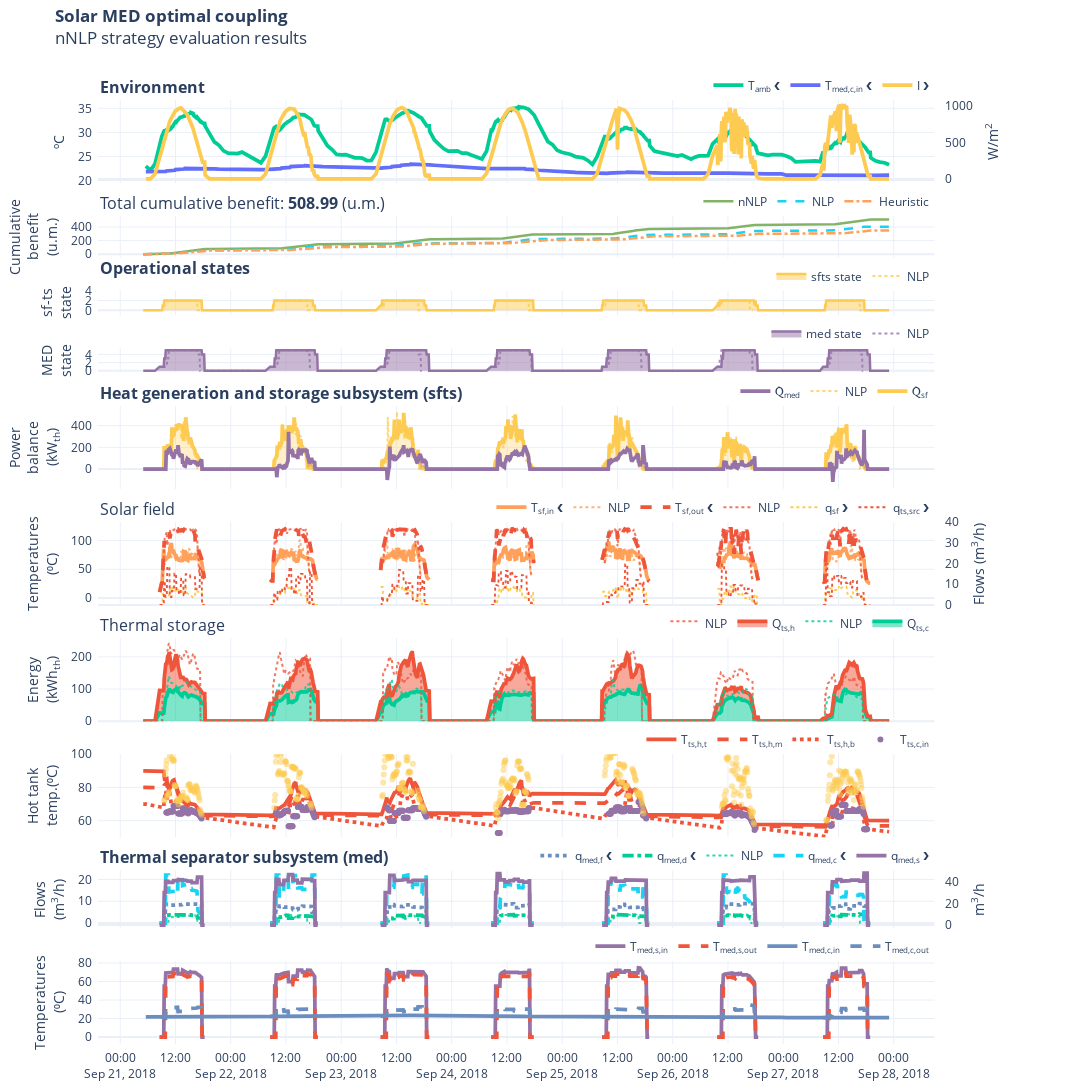

Notebook source saved alongside this figure:
### Code cell
# Visualize simulation results

from phd_visualizations.test_timeseries import experimental_results_plot
import hjson
from solarmed_optimization.utils import condition_result_dataframe
import copy

vars_config = hjson.load((data_path / "variables_config.hjson").open("r"))
plot_config = hjson.load((data_path / "plot_config_simplified.hjson").open("r"))

sim_dfs_viz = copy.deepcopy(sim_dfs)
sim_dfs_viz = [condition_result_dataframe(df) for df in sim_dfs_viz]

# Align data for comparison plots using sim_dfs_viz[0] as reference
aligned_sim_dfs_viz = [
    df.reindex(sim_dfs_viz[0].index).ffill()  # or .reindex(ref_index) to keep NaNs
    for df in sim_dfs_viz
]

sim_dfs_viz[0]["cumulative_net_profit_nNLP"] = sim_dfs_viz[0]["cumulative_net_profit"] 
sim_dfs_viz[0]["cumulative_net_profit_NLP"] = sim_dfs_viz[1]["cumulative_net_profit"] # .ffill()
sim_dfs_viz[0]["cumulative_net_profit_NLP"] = sim_dfs_viz[0]["cumulative_net_profit_NLP"].ffill()
sim_dfs_viz[0]["cumulative_net_profit_Heuristic"] = sim_dfs_viz[2]["cumulative_net_profit"]

# Remove variables from comparison dataframes that we do not wish to plot
vars_to_remove = [
    "I", "Tamb", "Tmed_c_in", 
    "Jtotal", "net_profit", 
    "qts_src", "qsf", 
    "Tts_h_in", "Tts_h_out", "Tts_h_m", "Tts_h_b", "Tts_c_in",
    "qmed_s", "qmed_c", "qmed_f", "Tmed_s_in", "Tmed_s_out", "Tmed_c_out",
    "Tts_h_t",
    "Pth_ts_src", "Pth_ts_dis", "Pth_sf", "Pth_med"
]

# vars_to_remove_in_heuristic = [
#     # "Tsf_in","Tsf_out", 
#     # "Ets_c", "Ets_h"
# ]

for sim_df in sim_dfs_viz[1:]:
    sim_df.drop(columns=vars_to_remove, inplace=True)
# sim_dfs_viz[2].drop(columns=vars_to_remove_in_heuristic, inplace=True)

plot_config["subtitle"] = "nNLP strategy evaluation results"
plot_config["plots"].pop("fitness")
plot_config["plots"]["fitness_cumulative"]["title"] = f"Total cumulative benefit: <b>{sim_dfs_viz[0]['cumulative_net_profit'].iloc[-1]:.2f}</b> (u.m.)"
plot_config["plots"]["fitness_cumulative"]["traces_left"][0].pop("fill", None)  # Remove fill for cumulative plot
plot_config["plots"]["fitness_cumulative"]["traces_left"] = [
    {
        "var_id": "cumulative_net_profit_nNLP",
        "name": "nNLP",
        "mode": "lines",
        "color": "dc_green", # gray
        "showlegend": True,
    },
    {
        "var_id": "cumulative_net_profit_NLP",
        "name": "NLP",
        "mode": "lines",
        "dash": "dash",
        "color": "plotly_cyan", # gray
        "showlegend": True,
    },
    {
        "var_id": "cumulative_net_profit_Heuristic",
        "name": "Heuristic",
        "mode": "lines",
        "dash": "dashdot",
        "color": "plotly_orange", # gray
        "showlegend": True,
    },
]

fig = experimental_results_plot(
    plot_config, 
    df=sim_dfs_viz[0],
    df_comp=sim_dfs_viz[1],
    comp_trace_labels=["NLP"],
    vars_config=vars_config,
    resample=False
)

fig

### Figure 1 — Plotly figure (JSON) as saved in the notebook; plotly's stock layout.template omitted (floating-point values rounded to 4 significant figures; data arrays with more than 128 entries replaced by an {"elided": "..."} marker saying what was removed)
{"data": [{"customdata": [null], "hovertemplate": "%{y:.2f}", "legend": "legend", "line": {"color": "#00CC96", "width": 3.75}, "mode": "lines", "name": "T<sub>amb</sub> ❮", "showlegend": true, "type": "scatter", "x": {"elided": "728 str values"}, "xaxis": "x", "y": {"elided": "728 float values"}, "yaxis": "y"}, {"customdata": [null], "hovertemplate": "%{y:.2f}", "legend": "legend", "line": {"color": "#636EFA", "width": 3.75}, "mode": "lines", "name": "T<sub>med,c,in</sub> ❮", "showlegend": true, "type": "scatter", "x": {"elided": "728 str values"}, "xaxis": "x", "y": {"elided": "728 float values"}, "yaxis": "y"}, {"customdata": [null], "hovertemplate": "%{y:.2f}", "legend": "legend", "line": {"color": "#FECB52", "width": 3.75}, "mode": "lines", "name": "I ❯", "showlegend": true, "type": "scatter", "x": {"elided": "728 str values"}, "xaxis": "x", "y": {"elided": "728 float values"}, "yaxis": "y2"}, {"customdata": [null], "hovertemplate": "%{y:.2f}", "legend": "legend2", "line": {"color": "#83b366", "width": 2.5}, "mode": "lines", "name": "nNLP", "showlegend": true, "type": "scatter", "x": {"elided": "728 str values"}, "xaxis": "x3", "y": {"elided": "728 float values"}, "yaxis": "y3"}, {"customdata": [null], "hovertemplate": "%{y:.2f}", "legend": "legend2", "line": {"color": "#19D3F3", "dash": "dash", "width": 2.5}, "mode": "lines", "name": "NLP", "showlegend": true, "type": "scatter", "x": {"elided": "728 str values"}, "xaxis": "x3", "y": {"elided": "728 float values"}, "yaxis": "y3"}, {"customdata": [null], "hovertemplate": "%{y:.2f}", "legend": "legend2", "line": {"color": "#FFA15A", "dash": "dashdot", "width": 2.5}, "mode": "lines", "name": "Heuristic", "showlegend": true, "type": "scatter", "x": {"elided": "728 str values"}, "xaxis": "x3", "y": {"elided": "728 float values"}, "yaxis": "y3"}, {"customdata": {"elided": "728x1 float values"}, "fill": "tozeroy", "hovertemplate": "%{y:.2f} (<span style='color:rgba(254.0,  203.0,  82.0, 0.8)'> %{customdata[0]:.2f} </span>) ", "legend": "legend3", "line": {"color": "#FECB52", "width": 2.5}, "mode": "lines", "name": "sfts state", "showlegend": true, "type": "scatter", "x": {"elided": "728 str values"}, "xaxis": "x4", "y": {"elided": "728 int values"}, "yaxis": "y4"}, {"connectgaps": false, "fillcolor": "rgba(0,0,0,0)", "hoverinfo": "skip", "legend": "legend3", "line": {"color": "rgba(254.0,  203.0,  82.0, 0.8)", "dash": "dot", "width": 2}, "mode": "lines", "name": "NLP", "showlegend": true, "type": "scatter", "x": {"elided": "728 str values"}, "xaxis": "x4", "y": {"elided": "728 float values"}, "yaxis": "y4"}, {"customdata": {"elided": "728x1 float values"}, "fill": "tozeroy", "hovertemplate": "%{y:.2f} (<span style='color:rgba(149.0,  115.0,  166.0, 0.8)'> %{customdata[0]:.2f} </span>) ", "legend": "legend4", "line": {"color": "#9573a6", "width": 2.5}, "mode": "lines", "name": "med state", "showlegend": true, "type": "scatter", "x": {"elided": "728 str values"}, "xaxis": "x5", "y": {"elided": "728 int values"}, "yaxis": "y5"}, {"connectgaps": false, "fillcolor": "rgba(0,0,0,0)", "hoverinfo": "skip", "legend": "legend4", "line": {"color": "rgba(149.0,  115.0,  166.0, 0.8)", "dash": "dot", "width": 2}, "mode": "lines", "name": "NLP", "showlegend": true, "type": "scatter", "x": {"elided": "728 str values"}, "xaxis": "x5", "y": {"elided": "728 float values"}, "yaxis": "y5"}, {"customdata": {"elided": "728x1 float values"}, "hovertemplate": "%{y:.2f} (<span style='color:rgba(254.0,  203.0,  82.0, 0.8)'> %{customdata[0]:.2f} </span>) ", "legend": "legend5", "line": {"color": "#FECB52", "width": 3.75}, "mode": "lines", "name": "Q̇<sub>sf</sub>", "showlegend": true, "type": "scatter", "x": {"elided": "728 str values"}, "xaxis": "x6", "y": {"elided": "728 float values"}, "yaxis": "y6"}, {"connectgaps": false, "fill": "tonexty", "fillcolor": "rgba(254, 203, 82, 0.3)", "hoverinfo": "skip", "legend": "legend5", "line": {"color": "#FECB52", "width": 0}, "mode": "lines", "name": "Pth_hx_p_gt_Pth_ts_dis", "showlegend": false, "type": "scatter", "x": {"elided": "728 str values"}, "xaxis": "x6", "y": {"elided": "728 float values"}, "yaxis": "y6"}, {"hoverinfo": "skip", "line": {"color": "rgba(0,0,0,0)"}, "showlegend": false, "type": "scatter", "x": {"elided": "728 str values"}, "xaxis": "x6", "y": {"elided": "728 float values"}, "yaxis": "y6"}, {"connectgaps": false, "fillcolor": "rgba(0,0,0,0)", "hoverinfo": "skip", "legend": "legend5", "line": {"color": "rgba(254.0,  203.0,  82.0, 0.8)", "dash": "dot", "width": 2}, "mode": "lines", "name": "NLP", "showlegend": true, "type": "scatter", "x": {"elided": "728 str values"}, "xaxis": "x6", "y": {"elided": "728 float values"}, "yaxis": "y6"}, {"customdata": [null], "hovertemplate": "%{y:.2f}", "legend": "legend5", "line": {"color": "#9573a6", "width": 3.75}, "mode": "lines", "name": "Q̇<sub>med</sub>", "showlegend": true, "type": "scatter", "x": {"elided": "728 str values"}, "xaxis": "x6", "y": {"elided": "728 float values"}, "yaxis": "y6"}, {"connectgaps": false, "fill": "tonexty", "fillcolor": "rgba(149, 115, 166, 0.3)", "hoverinfo": "skip", "legend": "legend5", "line": {"color": "#9573a6", "width": 0}, "mode": "lines", "name": "Pth_ts_dis_gt_Pth_hx_p", "showlegend": false, "type": "scatter", "x": {"elided": "728 str values"}, "xaxis": "x6", "y": {"elided": "728 float values"}, "yaxis": "y6"}, {"hoverinfo": "skip", "line": {"color": "rgba(0,0,0,0)"}, "showlegend": false, "type": "scatter", "x": {"elided": "728 str values"}, "xaxis": "x6", "y": {"elided": "728 float values"}, "yaxis": "y6"}, {"customdata": {"elided": "728x1 float values"}, "hovertemplate": "%{y:.2f} (<span style='color:rgba(255.0,  161.0,  90.0, 0.8)'> %{customdata[0]:.2f} </span>) ", "legend": "legend6", "line": {"color": "#FFA15A", "width": 3.75}, "mode": "lines", "name": "T<sub>sf,in</sub> ❮", "showlegend": true, "type": "scatter", "x": {"elided": "728 str values"}, "xaxis": "x7", "y": {"elided": "728 float values"}, "yaxis": "y7"}, {"connectgaps": false, "fillcolor": "rgba(0,0,0,0)", "hoverinfo": "skip", "legend": "legend6", "line": {"color": "rgba(255.0,  161.0,  90.0, 0.8)", "dash": "dot", "width": 2}, "mode": "lines", "name": "NLP", "showlegend": true, "type": "scatter", "x": {"elided": "728 str values"}, "xaxis": "x7", "y": {"elided": "728 float values"}, "yaxis": "y7"}, {"customdata": {"elided": "728x1 float values"}, "hovertemplate": "%{y:.2f} (<span style='color:rgba(239.0,  85.0,  59.0, 0.8)'> %{customdata[0]:.2f} </span>) ", "legend": "legend6", "line": {"color": "#EF553B", "dash": "dash", "width": 3.75}, "mode": "lines", "name": "T<sub>sf,out</sub> ❮", "showlegend": true, "type": "scatter", "x": {"elided": "728 str values"}, "xaxis": "x7", "y": {"elided": "728 float values"}, "yaxis": "y7"}, {"connectgaps": false, "fillcolor": "rgba(0,0,0,0)", "hoverinfo": "skip", "legend": "legend6", "line": {"color": "rgba(239.0,  85.0,  59.0, 0.8)", "dash": "dot", "width": 2}, "mode": "lines", "name": "NLP", "showlegend": true, "type": "scatter", "x": {"elided": "728 str values"}, "xaxis": "x7", "y": {"elided": "728 float values"}, "yaxis": "y7"}, {"customdata": [null], "hovertemplate": "%{y:.2f}", "legend": "legend6", "line": {"color": "#FECB52", "dash": "dot", "width": 1.875}, "mode": "lines", "name": "q<sub>sf</sub> ❯", "showlegend": true, "type": "scatter", "x": {"elided": "728 str values"}, "xaxis": "x7", "y": {"elided": "728 float values"}, "yaxis": "y8"}, {"customdata": [null], "hovertemplate": "%{y:.2f}", "legend": "legend6", "line": {"color": "#EF553B", "dash": "dot", "width": 1.875}, "mode": "lines", "name": "q<sub>ts,src</sub> ❯", "showlegend": true, "type": "scatter", "x": {"elided": "728 str values"}, "xaxis": "x7", "y": {"elided": "728 float values"}, "yaxis": "y8"}, {"customdata": {"elided": "728x1 float values"}, "fill": "tonexty", "hovertemplate": "%{y:.2f} (<span style='color:rgba(0.0,  204.0,  150.0, 0.8)'> %{customdata[0]:.2f} </span>) ", "legend": "legend7", "line": {"color": "#00CC96", "width": 3.75}, "mode": "lines", "name": "Q<sub>ts,c</sub>", "showlegend": true, "stackgroup": "energy", "type": "scatter", "x": {"elided": "728 str values"}, "xaxis": "x9", "y": {"elided": "728 float values"}, "yaxis": "y9"}, {"connectgaps": false, "fillcolor": "rgba(0,0,0,0)", "hoverinfo": "skip", "legend": "legend7", "line": {"color": "rgba(0.0,  204.0,  150.0, 0.8)", "dash": "dot", "width": 2}, "mode": "lines", "name": "NLP", "showlegend": true, "stackgroup": "energy_comp_0", "type": "scatter", "x": {"elided": "728 str values"}, "xaxis": "x9", "y": {"elided": "728 float values"}, "yaxis": "y9"}, {"customdata": {"elided": "728x1 float values"}, "fill": "tonexty", "hovertemplate": "%{y:.2f} (<span style='color:rgba(239.0,  85.0,  59.0, 0.8)'> %{customdata[0]:.2f} </span>) ", "legend": "legend7", "line": {"color": "#EF553B", "width": 3.75}, "mode": "lines", "name": "Q<sub>ts,h</sub>", "showlegend": true, "stackgroup": "energy", "type": "scatter", "x": {"elided": "728 str values"}, "xaxis": "x9", "y": {"elided": "728 float values"}, "yaxis": "y9"}, {"connectgaps": false, "fillcolor": "rgba(0,0,0,0)", "hoverinfo": "skip", "legend": "legend7", "line": {"color": "rgba(239.0,  85.0,  59.0, 0.8)", "dash": "dot", "width": 2}, "mode": "lines", "name": "NLP", "showlegend": true, "stackgroup": "energy_comp_0", "type": "scatter", "x": {"elided": "728 str values"}, "xaxis": "x9", "y": {"elided": "728 float values"}, "yaxis": "y9"}, {"customdata": [null], "hovertemplate": "%{y:.2f}", "legend": "legend8", "line": {"color": "#EF553B", "width": 3.75}, "mode": "lines", "name": "T<sub>ts,h,t</sub>", "showlegend": true, "type": "scatter", "x": {"elided": "728 str values"}, "xaxis": "x10", "y": {"elided": "728 float values"}, "yaxis": "y10"}, {"customdata": [null], "hovertemplate": "%{y:.2f}", "legend": "legend8", "line": {"color": "#EF553B", "dash": "dash", "width": 3.75}, "mode": "lines", "name": "T<sub>ts,h,m</sub>", "showlegend": true, "type": "scatter", "x": {"elided": "728 str values"}, "xaxis": "x10", "y": {"elided": "728 float values"}, "yaxis": "y10"}, {"customdata": [null], "hovertemplate": "%{y:.2f}", "legend": "legend8", "line": {"color": "#EF553B", "dash": "dot", "width": 3.75}, "mode": "lines", "name": "T<sub>ts,h,b</sub>", "showlegend": true, "type": "scatter", "x": {"elided": "728 str values"}, "xaxis": "x10", "y": {"elided": "728 float values"}, "yaxis": "y10"}, {"customdata": [null], "hovertemplate": "%{y:.2f}", "legend": "legend8", "line": {"color": "#9573a6", "width": 3.75}, "mode": "markers", "name": "T<sub>ts,c,in</sub>", "showlegend": true, "type": "scatter", "x": {"elided": "728 str values"}, "xaxis": "x10", "y": {"elided": "728 float values"}, "yaxis": "y10"}, {"customdata": [null], "hovertemplate": "%{y:.2f}", "line": {"color": "rgba(254, 203, 82, 0.5)", "width": 3.75}, "mode": "markers", "name": "T<sub>ts,h,in</sub> (⁰C)", "showlegend": false, "type": "scatter", "x": {"elided": "728 str values"}, "xaxis": "x10", "y": {"elided": "728 float values"}, "yaxis": "y10"}, {"customdata": [null], "hovertemplate": "%{y:.2f}", "legend": "legend9", "line": {"color": "#6c8ebf", "dash": "dot", "width": 3.75}, "mode": "lines", "name": "q<sub>med,f</sub> ❮", "showlegend": true, "type": "scatter", "x": {"elided": "728 str values"}, "xaxis": "x11", "y": {"elided": "728 float values"}, "yaxis": "y11"}, {"customdata": {"elided": "728x1 float values"}, "hovertemplate": "%{y:.2f} (<span style='color:rgba(0.0,  204.0,  150.0, 0.8)'> %{customdata[0]:.2f} </span>) ", "legend": "legend9", "line": {"color": "#00CC96", "dash": "dashdot", "width": 3.75}, "mode": "lines", "name": "q<sub>med,d</sub> ❮", "showlegend": true, "type": "scatter", "x": {"elided": "728 str values"}, "xaxis": "x11", "y": {"elided": "728 float values"}, "yaxis": "y11"}, {"connectgaps": false, "fillcolor": "rgba(0,0,0,0)", "hoverinfo": "skip", "legend": "legend9", "line": {"color": "rgba(0.0,  204.0,  150.0, 0.8)", "dash": "dot", "width": 2}, "mode": "lines", "name": "NLP", "showlegend": true, "type": "scatter", "x": {"elided": "728 str values"}, "xaxis": "x11", "y": {"elided": "728 float values"}, "yaxis": "y11"}, {"customdata": [null], "hovertemplate": "%{y:.2f}", "legend": "legend9", "line": {"color": "#19D3F3", "dash": "dash", "width": 3.75}, "mode": "lines", "name": "q<sub>med,c</sub> ❮", "showlegend": true, "type": "scatter", "x": {"elided": "728 str values"}, "xaxis": "x11", "y": {"elided": "728 float values"}, "yaxis": "y11"}, {"customdata": [null], "hovertemplate": "%{y:.2f}", "legend": "legend9", "line": {"color": "#9573a6", "width": 3.75}, "mode": "lines", "name": "q<sub>med,s</sub> ❯", "showlegend": true, "type": "scatter", "x": {"elided": "728 str values"}, "xaxis": "x11", "y": {"elided": "728 float values"}, "yaxis": "y12"}, {"customdata": [null], "hovertemplate": "%{y:.2f}", "legend": "legend10", "line": {"color": "#9573a6", "width": 3.75}, "mode": "lines", "name": "T<sub>med,s,in</sub>", "showlegend": true, "type": "scatter", "x": {"elided": "728 str values"}, "xaxis": "x13", "y": {"elided": "728 float values"}, "yaxis": "y13"}, {"customdata": [null], "hovertemplate": "%{y:.2f}", "legend": "legend10", "line": {"color": "#EF553B", "dash": "dash", "width": 3.75}, "mode": "lines", "name": "T<sub>med,s,out</sub>", "showlegend": true, "type": "scatter", "x": {"elided": "728 str values"}, "xaxis": "x13", "y": {"elided": "728 float values"}, "yaxis": "y13"}, {"customdata": [null], "hovertemplate": "%{y:.2f}", "legend": "legend10", "line": {"color": "#6c8ebf", "width": 3.75}, "mode": "lines", "name": "T<sub>med,c,in</sub>", "showlegend": true, "type": "scatter", "x": {"elided": "728 str values"}, "xaxis": "x13", "y": {"elided": "728 float values"}, "yaxis": "y13"}, {"customdata": [null], "hovertemplate": "%{y:.2f}", "legend": "legend10", "line": {"color": "#6c8ebf", "dash": "dash", "width": 3.75}, "mode": "lines", "name": "T<sub>med,c,out</sub>", "showlegend": true, "type": "scatter", "x": {"elided": "728 str values"}, "xaxis": "x13", "y": {"elided": "728 float values"}, "yaxis": "y13"}], "layout": {"annotations": [{"font": {"size": 16}, "showarrow": false, "text": "<b>Environment</b>", "x": 0, "xanchor": "left", "xref": "paper", "y": 1, "yanchor": "bottom", "yref": "paper"}, {"font": {"size": 16}, "showarrow": false, "text": "Total cumulative benefit: <b>508.99</b> (u.m.)", "x": 0, "xanchor": "left", "xref": "paper", "y": 0.877, "yanchor": "bottom", "yref": "paper"}, {"font": {"size": 16}, "showarrow": false, "text": "<b>Operational states</b>", "x": 0, "xanchor": "left", "xref": "paper", "y": 0.808, "yanchor": "bottom", "yref": "paper"}, {"font": {"size": 16}, "showarrow": false, "text": "<b>Heat generation and storage subsystem (sfts)</b>", "x": 0, "xanchor": "left", "xref": "paper", "y": 0.676, "yanchor": "bottom", "yref": "paper"}, {"font": {"size": 16}, "showarrow": false, "text": "Solar field", "x": 0, "xanchor": "left", "xref": "paper", "y": 0.553, "yanchor": "bottom", "yref": "paper"}, {"font": {"size": 16}, "showarrow": false, "text": "Thermal storage", "x": 0, "xanchor": "left", "xref": "paper", "y": 0.43, "yanchor": "bottom", "yref": "paper"}, {"font": {"size": 16}, "showarrow": false, "text": "<b>Thermal separator subsystem (med)</b>", "x": 0, "xanchor": "left", "xref": "paper", "y": 0.184, "yanchor": "bottom", "yref": "paper"}], "height": 1300, "hoverlabel": {"bgcolor": "rgba(255,255,255,0.8)", "bordercolor": "rgba(0,0,0,0)", "font": {"size": 12}}, "hovermode": "x unified", "legend": {"bgcolor": "rgba(0,0,0,0)", "orientation": "h", "x": 0.85, "xanchor": "right", "xref": "paper", "y": 1.031, "yanchor": "top", "yref": "paper"}, "legend10": {"bgcolor": "rgba(0,0,0,0)", "orientation": "h", "x": 0.85, "xanchor": "right", "xref": "paper", "y": 0.119, "yanchor": "top", "yref": "paper"}, "legend2": {"bgcolor": "rgba(0,0,0,0)", "orientation": "h", "x": 0.85, "xanchor": "right", "xref": "paper", "y": 0.908, "yanchor": "top", "yref": "paper"}, "legend3": {"bgcolor": "rgba(0,0,0,0)", "orientation": "h", "x": 0.85, "xanchor": "right", "xref": "paper", "y": 0.829, "yanchor": "top", "yref": "paper"}, "legend4": {"bgcolor": "rgba(0,0,0,0)", "orientation": "h", "x": 0.85, "xanchor": "right", "xref": "paper", "y": 0.768, "yanchor": "top", "yref": "paper"}, "legend5": {"bgcolor": "rgba(0,0,0,0)", "orientation": "h", "x": 0.85, "xanchor": "right", "xref": "paper", "y": 0.707, "yanchor": "top", "yref": "paper"}, "legend6": {"bgcolor": "rgba(0,0,0,0)", "orientation": "h", "x": 0.85, "xanchor": "right", "xref": "paper", "y": 0.584, "yanchor": "top", "yref": "paper"}, "legend7": {"bgcolor": "rgba(0,0,0,0)", "orientation": "h", "x": 0.85, "xanchor": "right", "xref": "paper", "y": 0.461, "yanchor": "top", "yref": "paper"}, "legend8": {"bgcolor": "rgba(0,0,0,0)", "orientation": "h", "x": 0.85, "xanchor": "right", "xref": "paper", "y": 0.338, "yanchor": "top", "yref": "paper"}, "legend9": {"bgcolor": "rgba(0,0,0,0)", "orientation": "h", "x": 0.85, "xanchor": "right", "xref": "paper", "y": 0.215, "yanchor": "top", "yref": "paper"}, "margin": {"b": 10, "l": 10, "pad": 5, "r": 10, "t": 100}, "newshape": {"fillcolor": "#00CC96", "layer": "below", "line": {"color": "#00CC96"}, "opacity": 0.5}, "shapes": [{"layer": "below", "line": {"width": 0}, "opacity": 0.1, "type": "rect", "x0": -1e-06, "x1": 1.0, "xref": "x domain", "y0": -1e-06, "y1": 1.0, "yref": "y domain"}, {"layer": "below", "line": {"width": 0}, "opacity": 0.1, "type": "rect", "x0": -1e-06, "x1": 1.0, "xref": "x3 domain", "y0": -1e-06, "y1": 1.0, "yref": "y3 domain"}, {"layer": "below", "line": {"width": 0}, "opacity": 0.1, "type": "rect", "x0": -1e-06, "x1": 1.0, "xref": "x4 domain", "y0": -1e-06, "y1": 1.0, "yref": "y4 domain"}, {"layer": "below", "line": {"width": 0}, "opacity": 0.1, "type": "rect", "x0": -1e-06, "x1": 1.0, "xref": "x5 domain", "y0": -1e-06, "y1": 1.0, "yref": "y5 domain"}, {"layer": "below", "line": {"width": 0}, "opacity": 0.1, "type": "rect", "x0": -1e-06, "x1": 1.0, "xref": "x6 domain", "y0": -1e-06, "y1": 1.0, "yref": "y6 domain"}, {"layer": "below", "line": {"width": 0}, "opacity": 0.1, "type": "rect", "x0": -1e-06, "x1": 1.0, "xref": "x7 domain", "y0": -1e-06, "y1": 1.0, "yref": "y7 domain"}, {"layer": "below", "line": {"width": 0}, "opacity": 0.1, "type": "rect", "x0": -1e-06, "x1": 1.0, "xref": "x9 domain", "y0": -1e-06, "y1": 1.0, "yref": "y9 domain"}, {"layer": "below", "line": {"width": 0}, "opacity": 0.1, "type": "rect", "x0": -1e-06, "x1": 1.0, "xref": "x10 domain", "y0": -1e-06, "y1": 1.0, "yref": "y10 domain"}, {"layer": "below", "line": {"width": 0}, "opacity": 0.1, "type": "rect", "x0": -1e-06, "x1": 1.0, "xref": "x11 domain", "y0": -1e-06, "y1": 1.0, "yref": "y11 domain"}, {"layer": "below", "line": {"width": 0}, "opacity": 0.1, "type": "rect", "x0": -1e-06, "x1": 1.0, "xref": "x13 domain", "y0": -1e-06, "y1": 1.0, "yref": "y13 domain"}], "title": {"text": "<b>Solar MED optimal coupling</b><br>nNLP strategy evaluation results</br>", "x": 0.05, "y": 0.98}, "width": 1200, "xaxis": {"anchor": "y", "domain": [0, 0.85], "minor": {"showgrid": false}, "nticks": 16, "showticklabels": false, "tickcolor": "rgba(0,0,0,0)"}, "xaxis10": {"anchor": "y10", "domain": [0, 0.85], "matches": "x", "minor": {"showgrid": false}, "nticks": 16, "showticklabels": false, "tickcolor": "rgba(0,0,0,0)"}, "xaxis11": {"anchor": "y11", "domain": [0, 0.85], "matches": "x", "minor": {"showgrid": false}, "nticks": 16, "showticklabels": false, "tickcolor": "rgba(0,0,0,0)"}, "xaxis13": {"anchor": "y13", "domain": [0, 0.85], "matches": "x", "minor": {"showgrid": false}, "nticks": 16, "showticklabels": true, "tickcolor": "#333333"}, "xaxis3": {"anchor": "y3", "domain": [0, 0.85], "matches": "x", "minor": {"showgrid": false}, "nticks": 16, "showticklabels": false, "tickcolor": "rgba(0,0,0,0)"}, "xaxis4": {"anchor": "y4", "domain": [0, 0.85], "matches": "x", "minor": {"showgrid": false}, "nticks": 16, "showticklabels": false, "tickcolor": "rgba(0,0,0,0)"}, "xaxis5": {"anchor": "y5", "domain": [0, 0.85], "matches": "x", "minor": {"showgrid": false}, "nticks": 16, "showticklabels": false, "tickcolor": "rgba(0,0,0,0)"}, "xaxis6": {"anchor": "y6", "domain": [0, 0.85], "matches": "x", "minor": {"showgrid": false}, "nticks": 16, "showticklabels": false, "tickcolor": "rgba(0,0,0,0)"}, "xaxis7": {"anchor": "y7", "domain": [0, 0.85], "matches": "x", "minor": {"showgrid": false}, "nticks": 16, "showticklabels": false, "tickcolor": "rgba(0,0,0,0)"}, "xaxis9": {"anchor": "y9", "domain": [0, 0.85], "matches": "x", "minor": {"showgrid": false}, "nticks": 16, "showticklabels": false, "tickcolor": "rgba(0,0,0,0)"}, "yaxis": {"anchor": "x", "autorange": false, "domain": [0.912, 1], "range": [19.47, 36.74], "showgrid": true, "title": {"text": "ºC"}}, "yaxis10": {"anchor": "x10", "autorange": false, "domain": [0.219, 0.307], "range": [50, 100], "showgrid": true, "title": {"text": "Hot tank<br>temp.(⁰C)"}}, "yaxis11": {"anchor": "x11", "autorange": false, "domain": [0.123, 0.184], "range": [-2.2, 24.2], "showgrid": true, "title": {"text": "Flows<br>(m<sup>3</sup>/h)"}}, "yaxis12": {"anchor": "free", "overlaying": "y11", "position": 0.86, "showgrid": false, "side": "right", "title": {"text": "m<sup>3</sup>/h"}}, "yaxis13": {"anchor": "x13", "autorange": false, "domain": [0, 0.088], "range": [-7.475, 82.23], "showgrid": true, "title": {"text": "Temperatures<br>(⁰C)"}}, "yaxis2": {"anchor": "free", "overlaying": "y", "position": 0.86, "showgrid": false, "side": "right", "title": {"text": "W/m<sup>2</sup>"}}, "yaxis3": {"anchor": "x3", "autorange": false, "domain": [0.833, 0.877], "range": [-51.33, 559.9], "showgrid": true, "title": {"text": "Cumulative<br>benefit<br>(u.m.)"}}, "yaxis4": {"anchor": "x4", "autorange": false, "domain": [0.772, 0.798], "showgrid": true, "title": {"text": "sf-ts<br>state"}}, "yaxis5": {"anchor": "x5", "autorange": false, "domain": [0.711, 0.737], "range": [-0.5, 5.5], "showgrid": true, "title": {"text": "MED<br>state"}}, "yaxis6": {"anchor": "x6", "autorange": false, "domain": [0.588, 0.676], "range": [-182.3, 582.1], "showgrid": true, "title": {"text": "Power<br>balance<br>(kW<sub>th</sub>)"}}, "yaxis7": {"anchor": "x7", "autorange": false, "domain": [0.465, 0.553], "range": [-12, 132], "showgrid": true, "title": {"text": "Temperatures<br>(⁰C)"}}, "yaxis8": {"anchor": "free", "overlaying": "y7", "position": 0.86, "range": [0, 40], "showgrid": false, "side": "right", "title": {"text": "Flows (m<sup>3</sup>/h)"}}, "yaxis9": {"anchor": "x9", "autorange": false, "domain": [0.342, 0.43], "range": [0, 258.4], "showgrid": true, "title": {"text": "Energy<br>(kWh<sub>th</sub>)"}}}}
